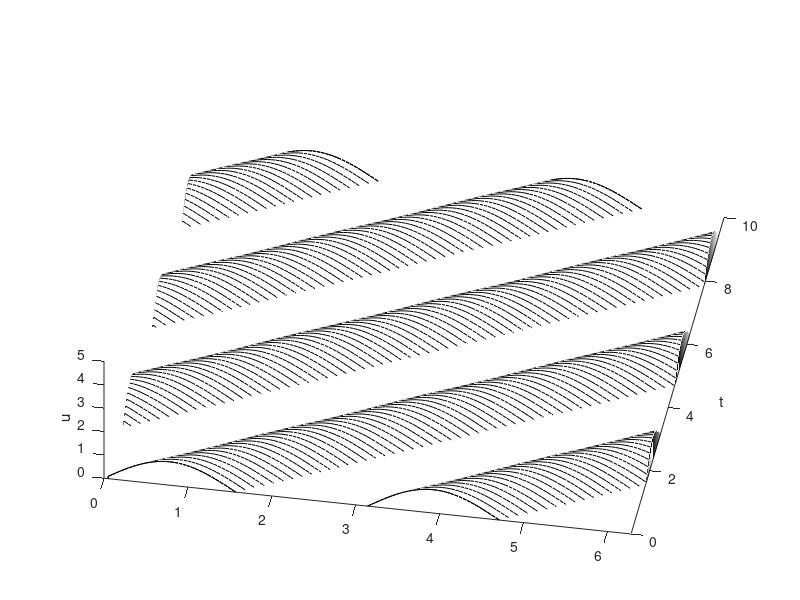
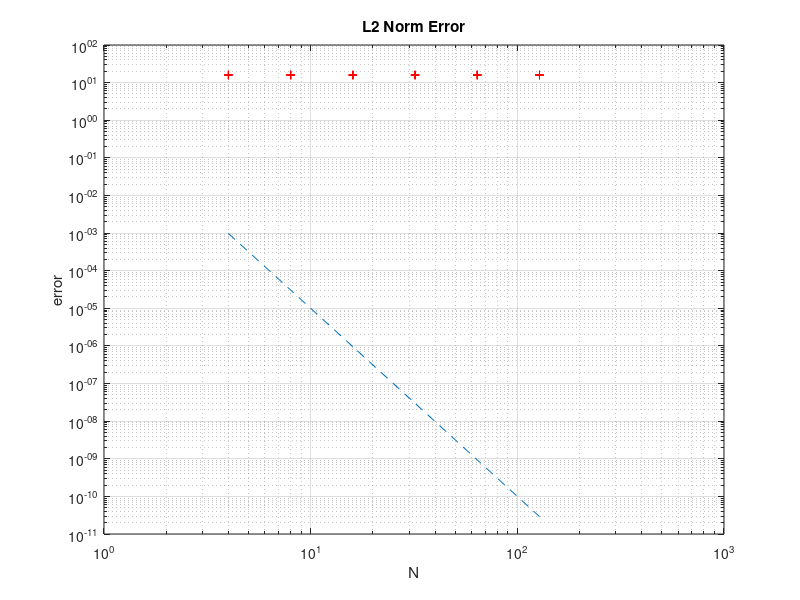

The MATLAB source for these figures, in order:
%Program 6 from trefethen(Spectral Method in Matlab)



N = 128;
h = 2*pi/N; x = h*(1:N); t = 0; dt = h/4;
c = 1;
v = sin(2*x); vold = sin(2*x-.2*dt);
% Time-stepping by leap frog formula:
tmax = 10; tplot = .1; clf, drawnow
plotgap = round(tplot/dt); dt = tplot/plotgap;
nplots = round(tmax/tplot);
data = [v; zeros(nplots,N)]; tdata = t;
for i = 1:nplots
for n = 1:plotgap
t = t+dt;
v_hat = fft(v);
w_hat = 1i*[0:N/2-1 0 -N/2+1:-1] .* v_hat;
w = real(ifft(w_hat));
vnew = vold - 2*dt*c.*w; vold = v; v = vnew;
end
data(i+1,:) = v; tdata = [tdata; t];
end

waterfall(x,tdata,data), view(10,70), colormap([0 0 0])
axis([0 2*pi 0 tmax 0 5]), ylabel t, zlabel u, grid off

%%
%%convergence
figure(2)
Nvec = 2.^(2:7);
for N = Nvec
vexact = -sin(2.*(x - 10));

%plot L2 norm error 
verr = (v - vexact);
%erro = sqrt(sum(abs(verr).^2));
erro = norm(abs(verr), 2); %L^2 norm
loglog(Nvec, erro, 'r+'), hold on
end
grid on, xlabel N, ylabel error
title (' L2 Norm Error ');
loglog(Nvec , Nvec.^(-5), '--');
